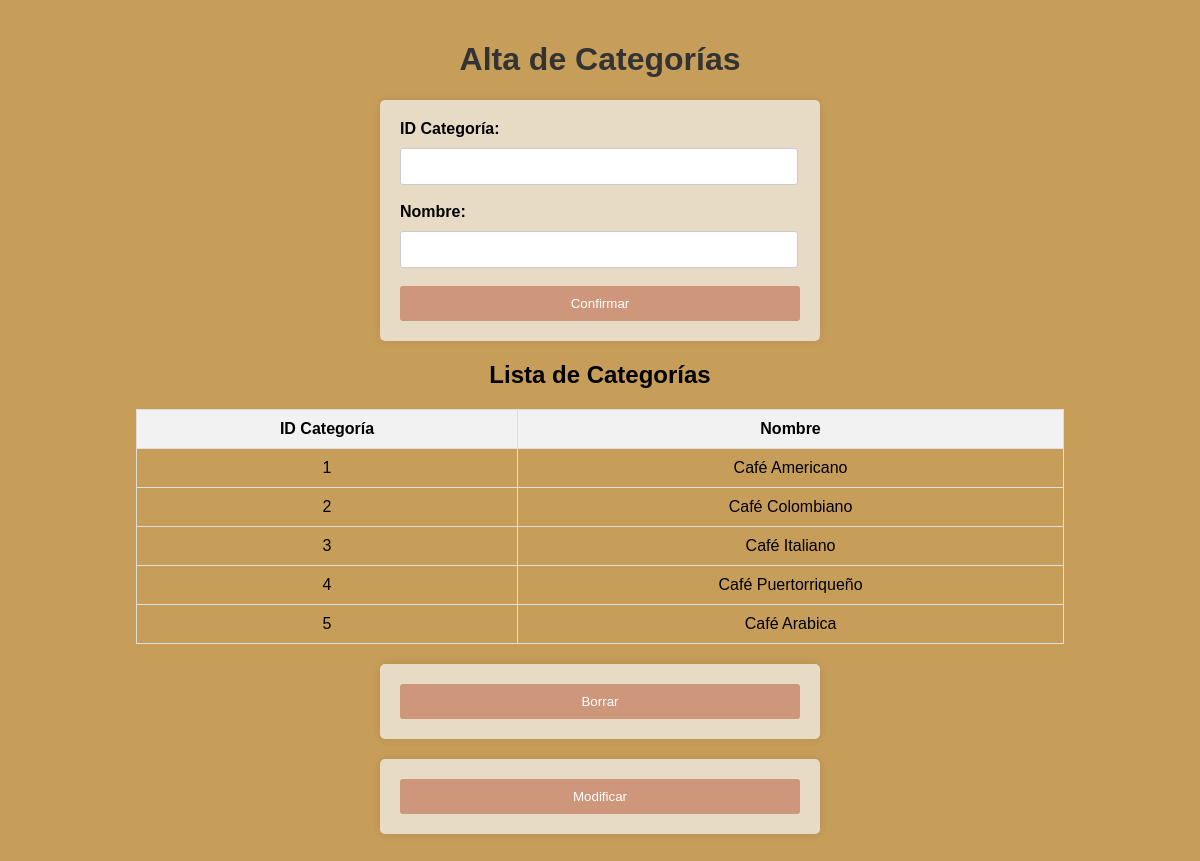
The page /admin/Alta-categoria.php on the database its author committed.
### tables this page shows
CREATE TABLE IF NOT EXISTS `categoria` (
  `idCategoria` INT NOT NULL,
  `NombreCat` VARCHAR(45) NOT NULL,
  PRIMARY KEY (`idCategoria`));

### admin/Alta-categoria.php (the view, shortened to what this page needs)
<!DOCTYPE html>
<html>
<head>
    <link rel="stylesheet" href="../Css/Alta.css">
</head>
<body>
    <h1>Alta de Categorías</h1>
    <form method="POST" action="<?php echo $_SERVER["PHP_SELF"]; ?>">
        <label for="idCategoria">ID Categoría:</label>
        <input type="text" name="idCategoria" id="idCategoria" size="10" required><br><br>
        <label for="nombreCat">Nombre:</label>
        <input type="text" name="nombreCat" id="nombreCat" required><br><br>
        <button type="submit">Confirmar</button>
    </form>
    <div>
        <?php
        $conexion = conectar();
        $consulta_categorias = $conexion->query("SELECT idCategoria, NombreCat FROM Categoria");
        if ($consulta_categorias->num_rows > 0) {
            echo "<h2>Lista de Categorías</h2>";
            echo "<table border='1'>
                <tr>
                    <th>ID Categoría</th>
                    <th>Nombre</th>
                </tr>";
            while ($fila = $consulta_categorias->fetch_assoc()) {
                echo "<tr>
                    <td>{$fila['idCategoria']}</td>
                    <td>{$fila['NombreCat']}</td>
                </tr>";
            }
            echo "</table>";
        } else {
            echo "No hay categorías registradas.";
        }
        ?>
    </div>
    <form action="Baja-categoria.php" method="post">
        <button type="submit">Borrar</button>
    </form>
    <form action="Modif-categoria.php" method="post">
        <button type="submit">Modificar</button>
    </form>
</body>
</html>

### css/Alta.css (style rules this page uses)
body { font-family: Arial, sans-serif; background-color: #c79d5a; margin: 0; padding: 20px; }
h1 { color: #333; text-align: center; }
form { max-width: 400px; margin: 20px auto; padding: 20px; background-color: #e8dbc5; border-radius: 5px; box-shadow: 0 0 10px rgba(0, 0, 0, 0.1); }
label { display: block; margin-bottom: 10px; font-weight: bold; }
input[type="text"], input[type="number"] { width: 94%; padding: 10px; border: 1px solid #ccc; border-radius: 3px; }
button { width: 100%; padding: 10px; background-color: #CE967B; color: #fff; border: none; border-radius: 3px; cursor: pointer; }
div { text-align: center; }
table { margin-top: 20px; margin-left: 10%; border-collapse: collapse; width: 80%; }
th, td { padding: 10px; border: 1px solid #ddd; }
th { background-color: #f2f2f2; }

### rows shown on the page
categoria: idCategoria "1", NombreCat "Café Americano"
categoria: idCategoria "2", NombreCat "Café Colombiano"
categoria: idCategoria "3", NombreCat "Café Italiano"
categoria: idCategoria "4", NombreCat "Café Puertorriqueño"
categoria: idCategoria "5", NombreCat "Café Arabica"
